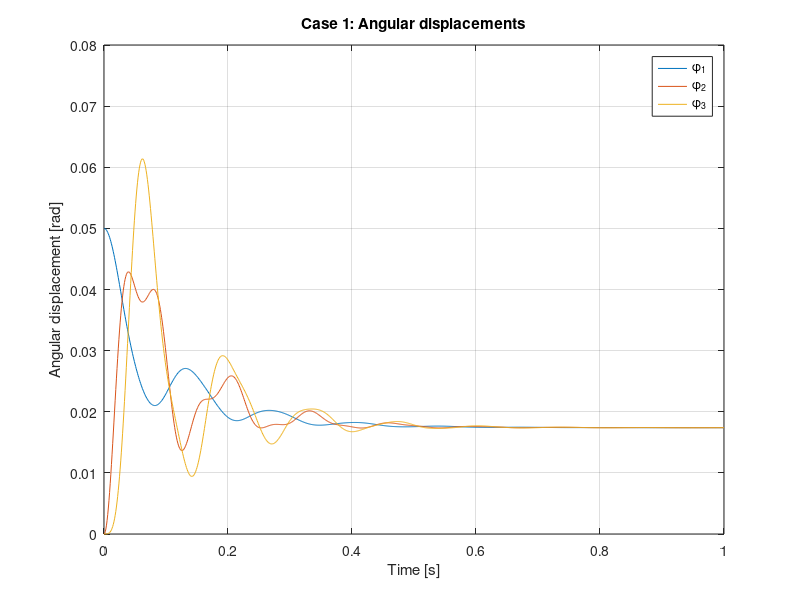
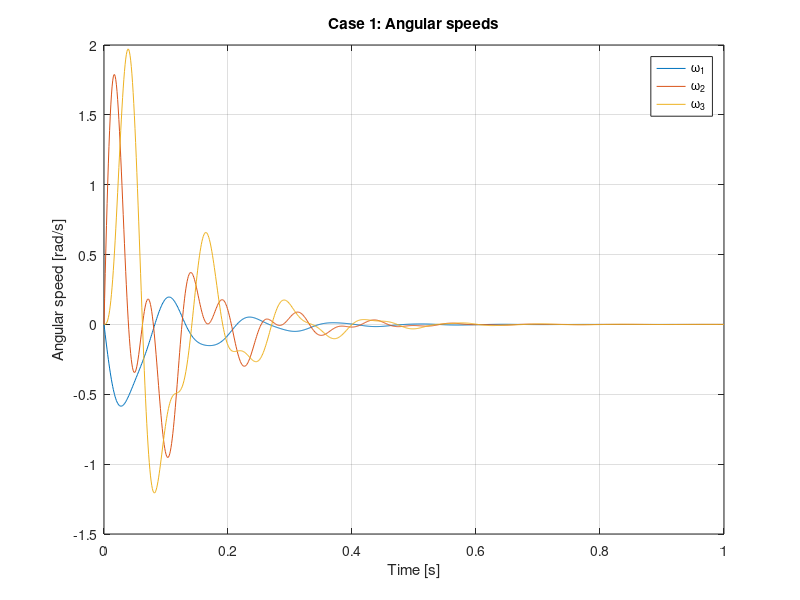
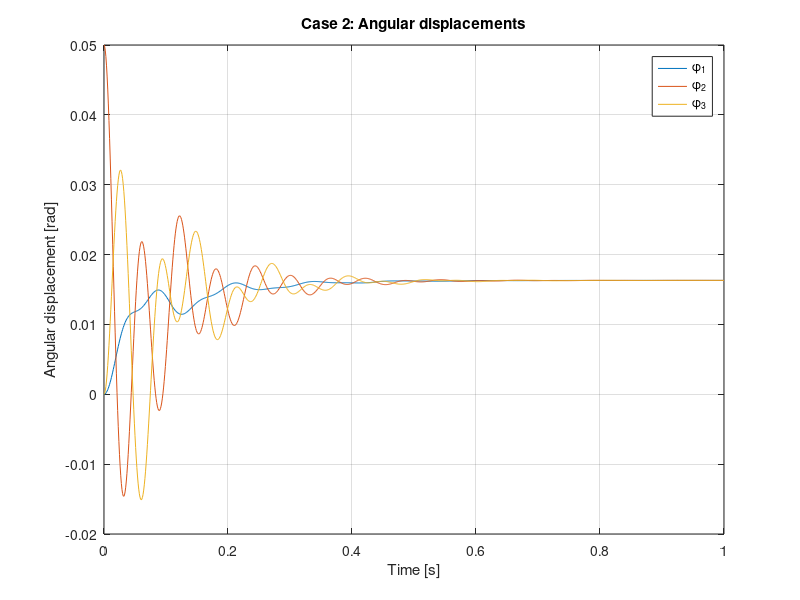
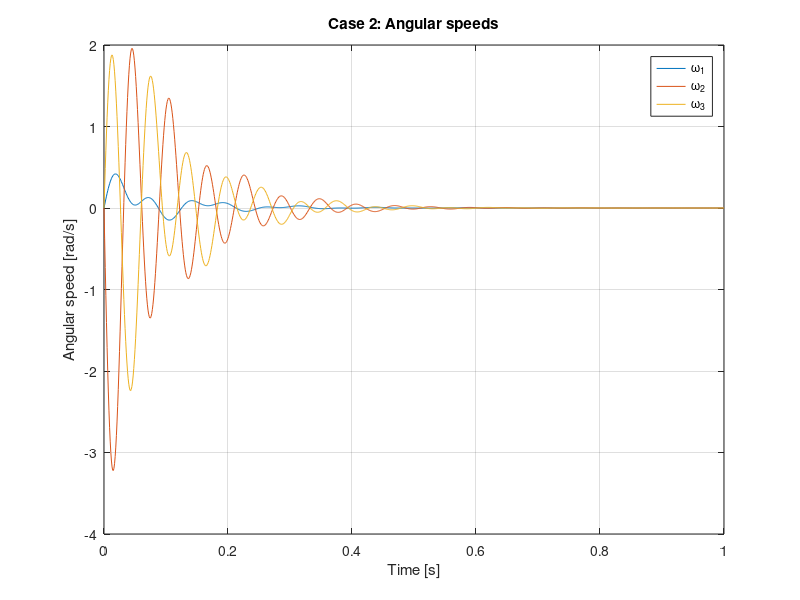

Write the MATLAB code that produced these figures, in order.
clc, clear, close;

%% T1.1 Determination of the state-space model of the system  
J1 = 2e-3;
J2 = 0.4e-3;
J3 = 0.3e-3;

d1 = 8e-3;
d2 = 7.5e-3;
d3 = 7.5e-3;

k12 = 1.5;
k23 = 1.5;

A = [
    0 0 0 1 0 0;
    0 0 0 0 1 0;
    0 0 0 0 0 1;
    -k12/J1   k12/J1     0      -d1/J1   0        0;
     k12/J2 -(k12+k23)/J2 k23/J2  0     -d2/J2    0;
     0       k23/J3    -k23/J3   0       0      -d3/J3
];


B = [0; 0; 0; 1/J1; 0; 0];

C = [0 0 1 0 0 0];   % output = φ3
D = 0;

sys = ss(A, B, C, D)

%% T1.2 Analysis of the structural properties of the system 

% Calculate the eigenvalues of the system
eigenvalues = eig(A)

% Calculate the controllability matrix
controllabilityMatrix = ctrb(A, B);

% Check the rank of the controllability matrix
rankControllability = rank(controllabilityMatrix)

% Calculate the observability matrix
observabilityMatrix = obsv(A, C);

% Check the rank of the observability matrix
rankObservability = rank(observabilityMatrix)

%% T1.3 Analysis of the dynamical behavior of the system

% a) state responses to initial conditions
t = 0:0.001:1;

X0 = [
    0.05  0     0     0 0 0;   % Case 1
    0     0.05  0     0 0 0;   % Case 2
    0     0     0.05  0 0 0    % Case 3
];

for i = 1:3
    x0 = X0(i,:)';

    % Simulate free response
    [y, t_out, x] = initial(sys, x0, t);

    % angular displacements
    figure;
    plot(t_out, x(:,1)); hold on;
    plot(t_out, x(:,2));
    plot(t_out, x(:,3));
    xlabel('Time [s]');
    ylabel('Angular displacement [rad]');
    title(['Case ', num2str(i), ': Angular displacements']);
    legend('\phi_1','\phi_2','\phi_3');
    grid on;

    % angular speeds
    figure;
    plot(t_out, x(:,4)); hold on;
    plot(t_out, x(:,5));
    plot(t_out, x(:,6));
    xlabel('Time [s]');
    ylabel('Angular speed [rad/s]');
    title(['Case ', num2str(i), ': Angular speeds']);
    legend('\omega_1','\omega_2','\omega_3');
    grid on;
end

%% b) state responses to a step change u = 10Nm
u = 10 * ones(size(t));

x0 = zeros(6,1);

[y, t_out, x] = lsim(sys, u, t, x0);

% angular x1, x2, x3
figure;
plot(t_out, x(:,1)); hold on;
plot(t_out, x(:,2));
plot(t_out, x(:,3));
xlabel('Time [s]');
ylabel('Angular displacement [rad]');
title('Angular displacements: \phi_1, \phi_2, \phi_3');
legend('\phi_1','\phi_2','\phi_3');
grid on;

% angular velocity x4, x5, x6
figure;
plot(t, x(:,4)); hold on;
plot(t, x(:,5));
plot(t, x(:,6));
xlabel('Time [s]');
ylabel('Angular velocity [rad/s]');
title('Angular velocity: \omega_1, \omega_2, \omega_3');
legend('\omega_1','\omega_2','\omega_3');
grid on;

%% T1.4 Simulink model of the plant 
